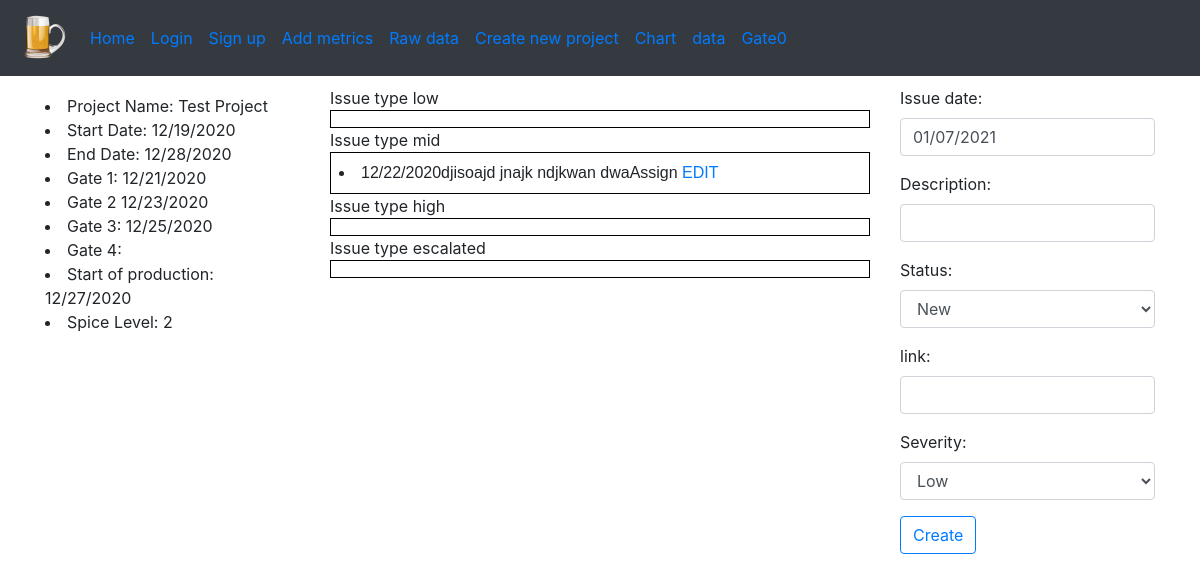
Before: / with the older database file.
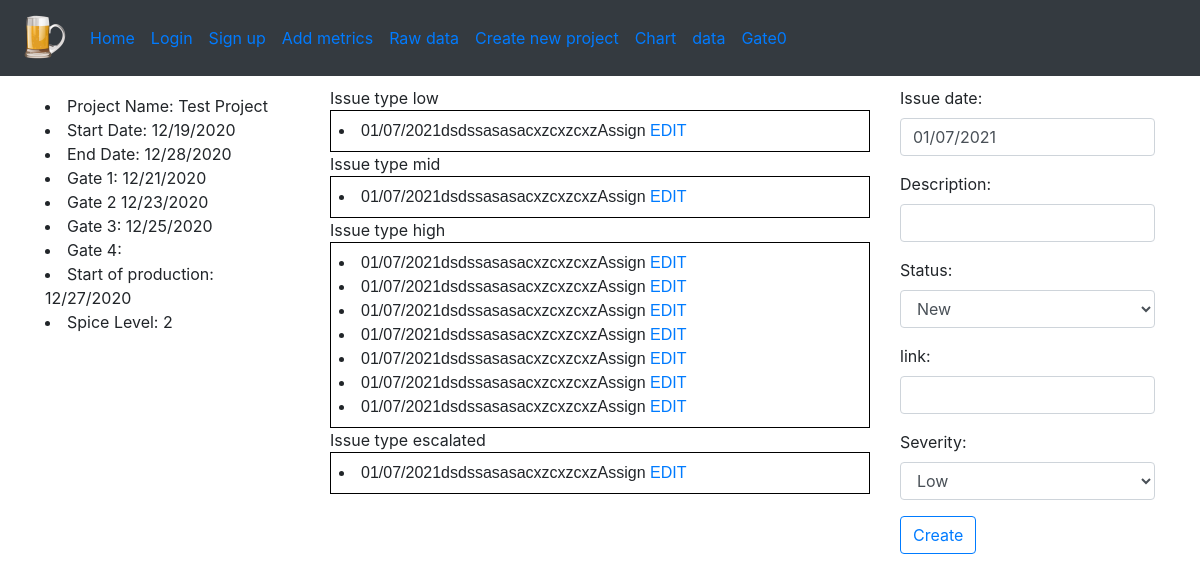
After: the same page with the newer database file.
### spice_status/models/issue_models.py (models this page shows)
class Issue(db.Model):
    id = db.Column(db.Integer, primary_key=True)
    date = db.Column(db.String, default=(datetime.utcnow().strftime("%m/%d/%Y")))
    description = db.Column(db.String)
    status = db.Column(db.String)
    link = db.Column(db.String, default='')
    severity = db.Column(db.String)

### spice_status/views/main_views.py (the view, shortened to what this page needs)
@bp_main.route('/', methods=['GET', 'POST'])
def home():
    form = IssueForm()
    return render_template('status_page.html', form=form, low=get_issue_low(), mid=get_issue_mid(),
                           high=get_issue_high(), esca=get_issue_escalated(), project=get_project())

### spice_status/forms/issue_form.py
class IssueForm(FlaskForm):
    date = StringField('Issue date', default=(datetime.utcnow().strftime("%m/%d/%Y")), validators=[DataRequired()])
    description = StringField('Description', validators=[Length(min=15), DataRequired()])
    status = SelectField('Status', choices=['New', 'Assign', 'WIP', 'In Review', 'Closed'],
                         validators=[DataRequired()])
    link = StringField('link')
    severity = SelectField('Severity', choices=['Low', 'Mid', 'High', 'Escalated'],
                           validators=[DataRequired()])
    submit = SubmitField("Create")

### spice_status/models/issue_models.py (called while the page is built)
def get_issue_low():
    return Issue.query.filter_by(severity='Low').all()

def get_issue_mid():
    return Issue.query.filter_by(severity='Mid').all()

def get_issue_high():
    return Issue.query.filter_by(severity='High').all()

def get_issue_escalated():
    return Issue.query.filter_by(severity='Escalated').all()

### spice_status/models/project_models.py (called while the page is built)
def get_project():
    return Project.query.first()

### spice_status/templates/status_page.html (shortened to what this page needs)
{% extends "partials/_three_column.html" %}
{% from "macros/form_field_macros.html" import render_field %}
{% block lside %}
<li>Project Name: {{ project.name }}</li>
<li>Start Date: {{ project.start_date }}</li>
<li>End Date: {{ project.end_date }}</li>
<li>Gate 1: {{ project.gate_1 }}</li>
<li>Gate 2 {{ project.gate_2 }}</li>
<li>Gate 3: {{ project.gate_3 }}</li>
<li>Gate 4: {{ project.gate_4 }}</li>
<li>Start of production: {{ project.sop }}</li>
<li>Spice Level: {{ project.spice_level }}</li>
{% endblock %}
{% block main_content %}
<table>
    <tr>
        <td>
            {% for item in low %}
            <li>{{ item.date }}{{ item.description }}{{ item.status }} <a href="{{url_for('issue.edit', issue_id=item.id)}}">EDIT</a></li>
            {% endfor %}
        </td>
    </tr>
</table>
<table>
    <tr>
        <td>
            {% for item in mid %}
            <li>{{ item.date }}{{ item.description }}{{ item.status }} <a href="{{url_for('issue.edit', issue_id=item.id)}}">EDIT</a></li>
            {% endfor %}
        </td>
    </tr>
</table>
<table>
    <tr>
        <td>
            {% for item in high %}
            <li>{{ item.date }}{{ item.description }}{{ item.status }} <a href="{{url_for('issue.edit', issue_id=item.id)}}">EDIT</a></li>
            {% endfor %}
        </td>
    </tr>
</table>
<table>
    <tr>
        <td>
            {% for item in esca %}
            <li>{{ item.date }}{{ item.description }}{{ item.status }} <a href="{{url_for('issue.edit', issue_id=item.id)}}">EDIT</a></li>
            {% endfor %}
        </td>
    </tr>
</table>
{% endblock %}
{% block rside %}
     {% with enctype = True %}
         {% include 'partials/_form.html' %}
    {% endwith %}
{% endblock %}

Changed rows visible on the page:
no longer on this page (row edited): Issue: date "12/22/2020", description "djisoajd jnajk ndjkwan dwa", status "Assign"
added Issue: date "01/07/2021", description "dsdssasasacxzcxzcxz", status "Assign"
added Issue: date "01/07/2021", description "dsdssasasacxzcxzcxz", status "Assign"
added Issue: date "01/07/2021", description "dsdssasasacxzcxzcxz", status "Assign"
added Issue: date "01/07/2021", description "dsdssasasacxzcxzcxz", status "Assign"
added Issue: date "01/07/2021", description "dsdssasasacxzcxzcxz", status "Assign"
added Issue: date "01/07/2021", description "dsdssasasacxzcxzcxz", status "Assign"
added Issue: date "01/07/2021", description "dsdssasasacxzcxzcxz", status "Assign"
added Issue: date "01/07/2021", description "dsdssasasacxzcxzcxz", status "Assign"
added Issue: date "01/07/2021", description "dsdssasasacxzcxzcxz", status "Assign"
added Issue: date "01/07/2021", description "dsdssasasacxzcxzcxz", status "Assign"
